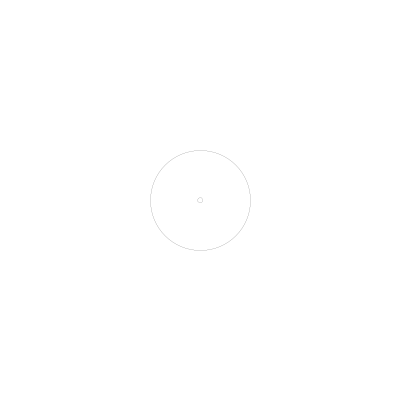
Frame 1 (no input)
Frame 60 (the mouse pressed at the canvas centre just before this capture): identical to frame 1, image omitted
Frame 120 (the mouse held since frame 60 and released just before this capture): identical to frame 1, image omitted

The Processing sketch that drew this single still picture (run headless with seeded random() and noise(); from frame 60 on, the mouse is pressed at the canvas centre):

// Processing sketch: processing_121599
// ── processing_121599.pde


//some varabel for our object we will interact with 
float xPos=0;  
float yPos=0;
float d=5;

void setup() {
  size( 400, 400);    //screen size 400 x 400
  background(255);    //background white
  xPos= width/2;      //postition our ellipse in the center of the screen
  yPos=height/2;
}

void draw() {
  background(255);    //every frame re draw with white backgorund
  
  stroke(0);  //line colour is black          
  strokeWeight(0.1);  //very thin line
  ellipse(xPos,yPos,100,100);  //draw a large ellips this is our line of collision

  //if you mouse is inside the ellips above 
  // distance from center to mouse is less than radius
  if (dist(mouseX, mouseY, xPos, yPos) <50) {
   
    //calculate the distance in the x axis from our ellipse
    //to our mouse
    float xDist = mouseX-xPos;
 
    //map the distance from its range 0-100 to a much smaller one 0-10
    //this means the furhter our mouse the quicker it will move towords it
    // as we get closer it slows and we get a nice deceleration effect
    float xMove = map(xDist, 0, 100, 0, 10);
    
    //change the xPos by the amoutn we have calculated
    xPos+=xMove;
    
    //duplicate the previous three steps for the y axis and you ellipse will move in 2 dimensions
    
  }
  //draw the ellips at the center
  ellipse(xPos, yPos, d, d);
}
